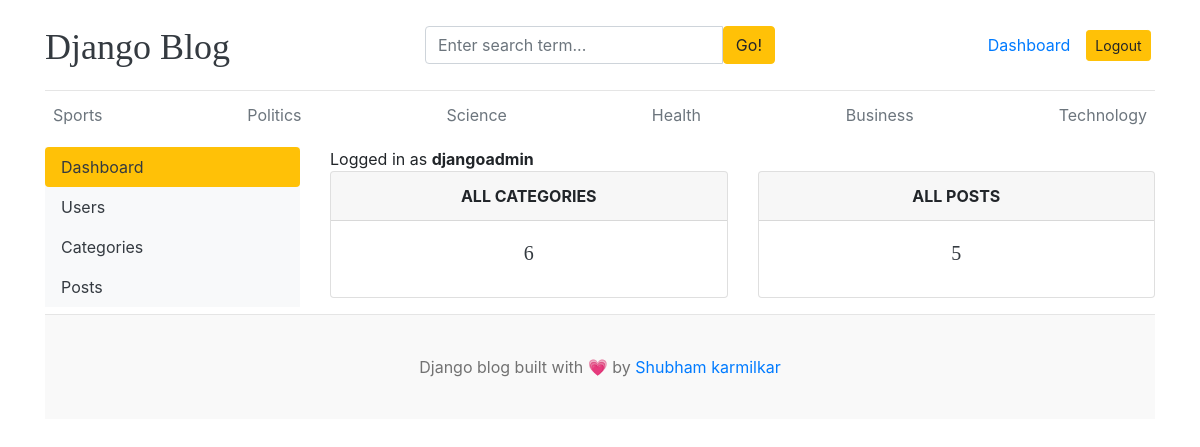
The page /dashboard/ (signed in) on the database its author committed.
### blogs/models.py (models this page shows, shortened)
class Category(models.Model):
    category_name = models.CharField(max_length=50, unique=True)
    created_at = models.DateTimeField(auto_now_add=True)
    updated_at = models.DateTimeField(auto_now=True)
    class Meta:
        verbose_name_plural = 'categories'

### dashboard/views.py (the view)
# urls.py: path('dashboard/', include('dashboard.urls')),
@login_required(login_url='login')
def dashboard(request):
    category_count = Category.objects.all().count()
    blogs_count = Blog.objects.all().count()
    context = {
        'category_count':category_count,
        'blogs_count':blogs_count,
    }
    return render(request, 'dashboard/dashboard.html',context)

### blogs/context_processors.py (called while the page is built)
def get_categories(request):
    categories = Category.objects.all()
    return dict(categories = categories)

def get_social_links(request):
    social_link = SocialLink.objects.all()
    return dict(social_link = social_link)

### templates/dashboard/dashboard.html
{% extends 'base.html' %} {% block content %}
<div class="row">
  {% include 'dashboard/sidebar.html' %}
  <div class="col-md-9">
    <span>Logged in as <b>{{ user }}</b></span>
    <div class="row">
      <div class="col">
        <div class="card border-defalut mb-3">
          <div class="card-header text-center text-uppercase font-weight-bold">
            All Categories
          </div>
          <div class="card-body text-dark">
            <h5 class="card-title text-center">{{ category_count }}</h5>
          </div>
        </div>
      </div>
      <div class="col">
        <div class="card border-defalut mb-3">
          <div class="card-header text-center text-uppercase font-weight-bold">
            All Posts
          </div>
          <div class="card-body text-dark">
            <h5 class="card-title text-center">{{ blogs_count }}</h5>
          </div>
        </div>
      </div>
    </div>
  </div>
</div>
{% endblock %}

### templates/base.html (shortened to what this page needs)
{% load static %}
<!doctype html>
<html lang="en">
  <head>
    <link
      href="https://getbootstrap.com/docs/4.0/dist/css/bootstrap.min.css"
      rel="stylesheet"
    />
    <link rel="stylesheet" href="https://cdnjs.cloudflare.com/ajax/libs/
font-awesome/5.15.2/css/all.min.css"/>
    <link href="{% static 'css/blog.css' %}" rel="stylesheet" />
  </head>
  <body>
    <div class="container">
      <header class="blog-header py-3">
        <div class="row flex-nowrap justify-content-between align-items-center">
          <div class="col-4 pt-1">
            <a class="blog-header-logo text-dark" href="/">Django Blog</a>
          </div>
          <div class="col-4" >
            <form action="{% url 'search' %}" method="GET">
              <div class="input-group">
            <input
              class="form-control"
              type="text"
              name="keyword"
              value="{{ keyword }}"
              placeholder="Enter search term..."
              aria-label="Enter search term..."
              aria-describedby="button-search"
            />
            <button class="btn btn-warning" id="button-search" type="submit">
              Go!
            </button>
          </div>
            </form>
          </div>
          <div class="col-4 d-flex justify-content-end align-items-center">
            {% if not user.is_authenticated %}
            <a class="btn btn-sm btn-warning" href="{% url 'login' %}">Login</a> &nbsp;
            <a class="btn btn-sm btn-outline-secondary" href="{% url 'register' %}">Register</a>
            {% else %}
            <span><a href="{% url 'dashboard' %}">Dashboard</a></span>
            <a class="btn btn-sm btn-warning" href="{% url 'logout' %}">Logout</a> &nbsp;
            {% endif %}
          </div>
        </div>
      </header>
      <div class="nav-scroller py-1 mb-2">
        <nav class="nav d-flex justify-content-between">
          {% for cat in categories %}
          <a class="p-2 text-muted" href="{% url 'posts_by_category' cat.id %}">{{cat.category_name}}</a>
          {% endfor %}
        </nav>
      </div>
{% block content %}
{% endblock %}
 <footer class="blog-footer">
      <p>Django blog built with &#128151; by <a href="#">Shubham karmilkar</a></p>
    </footer>
  </body>
</html>

### static/css/blog.css (style rules this page uses)
.blog-header { border-bottom: 1px solid #e5e5e5; }
.blog-header-logo { font-family: "Playfair Display", Georgia, "Times New Roman", serif; font-size: 2.25rem; }
h1, h2, h3, h4, h5, h6 { font-family: "Playfair Display", Georgia, "Times New Roman", serif; }
.blog-footer { padding: 2.5rem 0; color: #727272; text-align: center; background-color: #f9f9f9; border-top: .05rem solid #e5e5e5; }
.blog-footer p:last-child { margin-bottom: 0; }

### rows shown on the page
Category: category_name "Sports"
Category: category_name "Politics"
Category: category_name "Science"
Category: category_name "Health"
Category: category_name "Business"
Category: category_name "Technology"

### other values the page prints
{{ user }} "djangoadmin"
{{ category_count }} "6"
{{ blogs_count }} "5"
